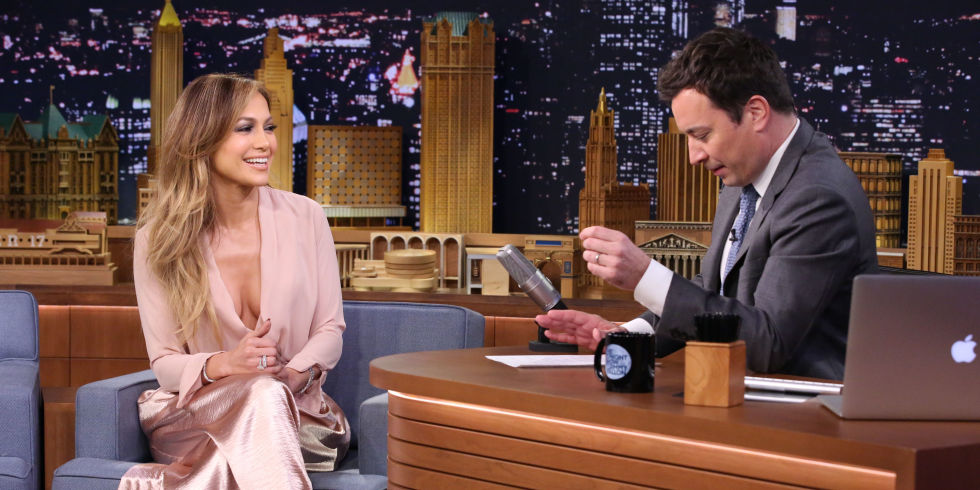
#> input picture Face Detection/Test_Images/Test8.jpg, 980 x 490 px
$ python 'Test(Frontal+Profile).py'
#> lines starting #> are read from the running program, lines starting #| are printed output that depends on the picture; after the words box and inside, x2 and y2 are one past the last pixel; in counts of white or black regions, pixels touching at a corner belong together
import cv2
import sys

#import face cascades
faceCascade1 = cv2.CascadeClassifier('../haarcascades/haarcascade_frontalface_alt2.xml')
faceCascade2 = cv2.CascadeClassifier('../haarcascades/haarcascade_frontalface_default.xml')
faceCascade3 = cv2.CascadeClassifier('../haarcascades/haarcascade_frontalface_alt.xml')
faceCascade5 = cv2.CascadeClassifier('../haarcascades/haarcascade_profileface.xml')
faceCascade6 = cv2.CascadeClassifier('../lbp_cascades/lbpcascade_profileface.xml')

frame = cv2.imread('Test_Images/Test8.jpg')
#> frame is the input picture: shape (490, 980, 3); mean B, G, R 72.7, 78.5, 106.7
gray = cv2.cvtColor(frame, cv2.COLOR_BGR2GRAY)
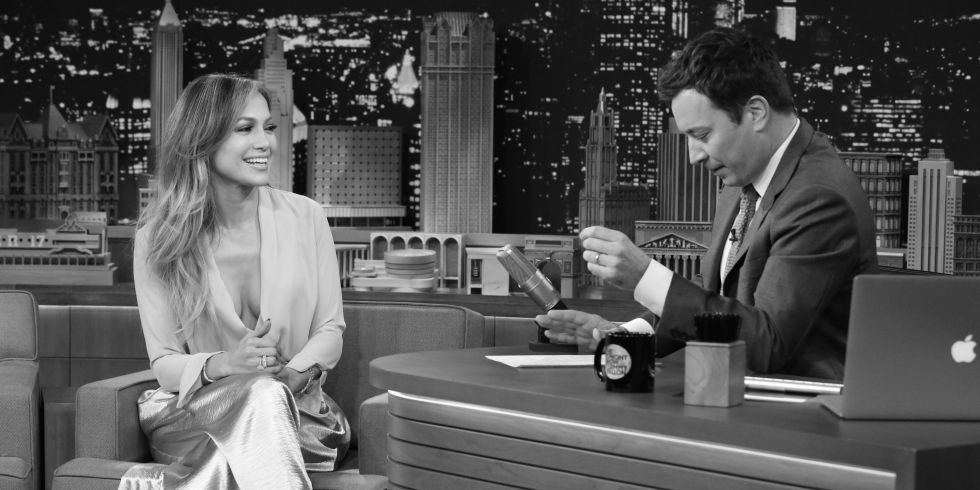
#> gray: shape (490, 980); min 0, max 255, mean 86.2

faces1 = faceCascade1.detectMultiScale(gray, 1.1, 5)
#> faces1 = [[219, 98, 79, 79]]
faces2 = faceCascade2.detectMultiScale(gray, 1.1, 5)
#> faces2 = [[602, 344, 34, 34], [217, 94, 86, 86]]
faces3 = faceCascade3.detectMultiScale(gray, 1.1, 5)
#> faces3 = [[220, 98, 78, 78]]
faces5 = faceCascade5.detectMultiScale(gray, 1.1, 5)
#> faces5 = ()
faces6 = faceCascade6.detectMultiScale(gray, 1.1, 5)
#> faces6 = ()

# Draw a rectangle around the faces
for (x, y, w, h) in faces1:
    cv2.rectangle(frame, (x, y), (x+w, y+h), (0, 0, 255), 2)
    roi_gray = gray[y:y+h, x:x+w]
    roi_color = frame[y:y+h, x:x+w]
#> this loop made 1 pass
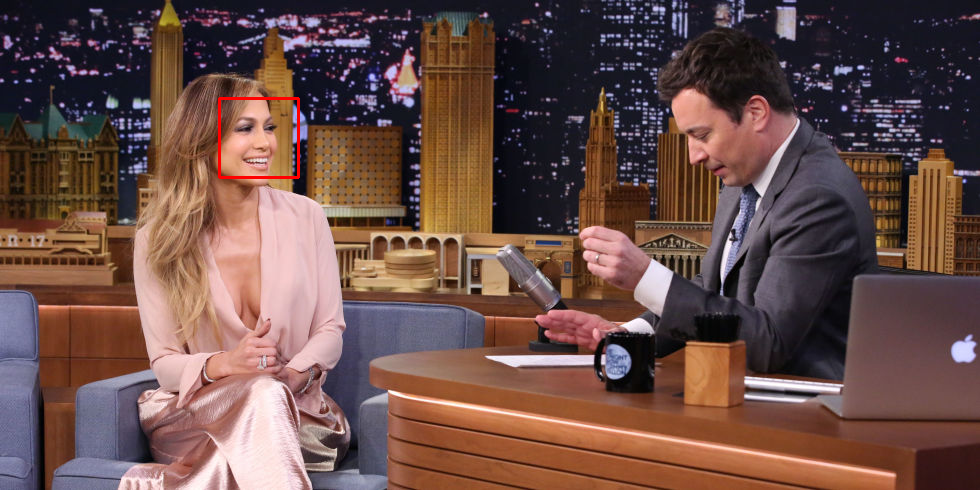
#> frame: shape (490, 980, 3); 0.2% of pixels changed, all inside (x1, y1, x2, y2) = (218, 97, 300, 179)
for (x, y, w, h) in faces2:
    cv2.rectangle(frame, (x, y), (x+w, y+h), (255, 0, 0), 2)
    roi_gray = gray[y:y+h, x:x+w]
    roi_color = frame[y:y+h, x:x+w]
#> this loop made 2 passes
#> pass 1, `roi_color = frame[y:y+h, x:x+w]`:
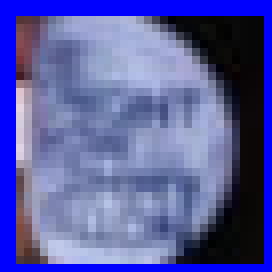
#> roi_color: shape (34, 34, 3) (shown 8 times larger); mean B, G, R 161.2, 91.7, 87.8
#> after the loop:
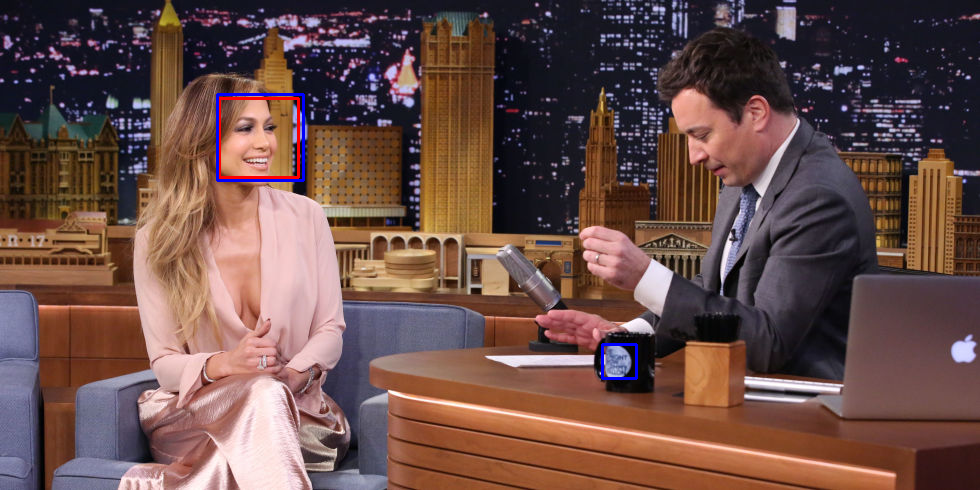
#> frame: shape (490, 980, 3); 0.3% of pixels changed, all inside (x1, y1, x2, y2) = (216, 93, 638, 380)
for (x, y, w, h) in faces3:
    cv2.rectangle(frame, (x, y), (x+w, y+h), (127, 128, 0), 2)
    roi_gray = gray[y:y+h, x:x+w]
    roi_color = frame[y:y+h, x:x+w]
#> this loop made 1 pass
#> pass 1, `roi_gray = gray[y:y+h, x:x+w]`:
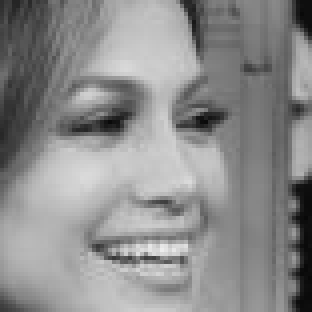
#> roi_gray: shape (78, 78) (shown 4 times larger); min 8, max 237, mean 140.2
#> pass 1, `roi_color = frame[y:y+h, x:x+w]`:
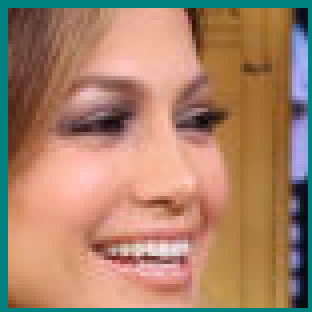
#> roi_color: shape (78, 78, 3) (shown 4 times larger); mean B, G, R 105.9, 130.1, 168.4
#> after the loop:
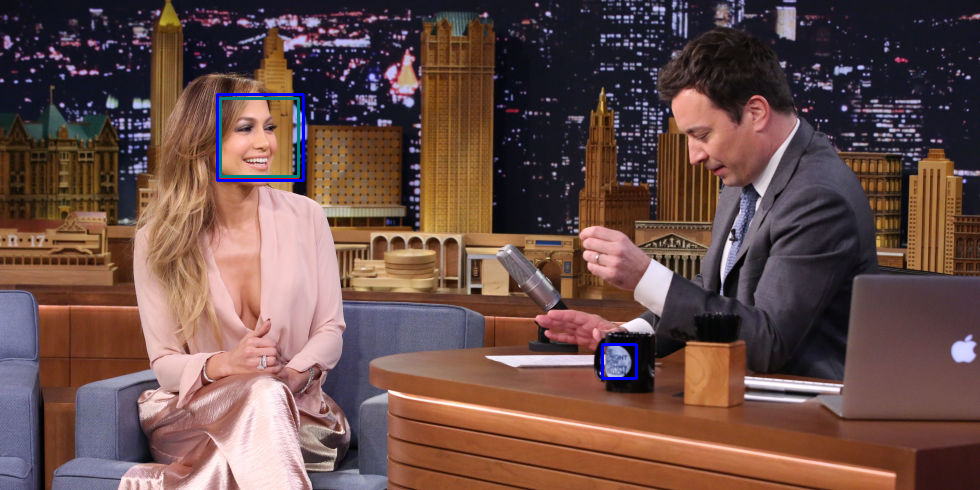
#> frame: shape (490, 980, 3); 0.19% of pixels changed, all inside (x1, y1, x2, y2) = (219, 97, 300, 178)
for (x, y, w, h) in faces5:
    cv2.rectangle(frame, (x, y), (x+w, y+h), (127, 128, 0), 2)
    roi_gray = gray[y:y+h, x:x+w]
    roi_color = frame[y:y+h, x:x+w]
#> this loop made 0 passes
for (x, y, w, h) in faces6:
    cv2.rectangle(frame, (x, y), (x+w, y+h), (127, 128, 0), 2)
    roi_gray = gray[y:y+h, x:x+w]
    roi_color = frame[y:y+h, x:x+w]
cv2.imwrite('Result_Images/Result8.jpg', frame);

$ run again, with Face Detection/Test_Images/Test2.jpg copied over Face Detection/Test_Images/Test8.jpg
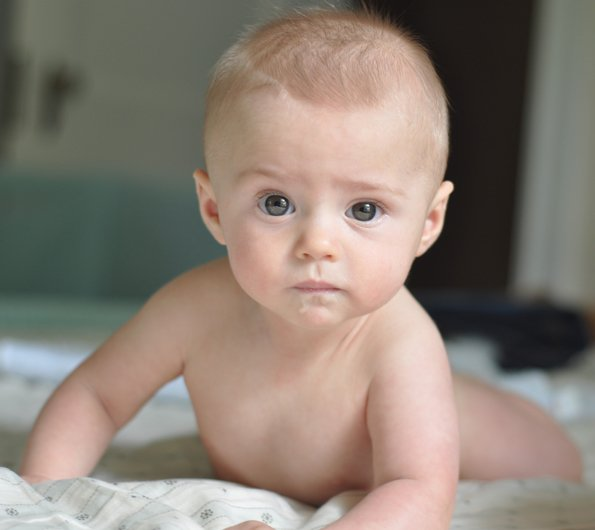
#> input picture Face Detection/Test_Images/Test2.jpg, 595 x 530 px
#> frame is the input picture: shape (530, 595, 3); mean B, G, R 116.8, 127.1, 138.8
#> faces1 = [[204, 114, 233, 233]]
#> faces2 = [[198, 112, 243, 243]]
#> faces3 = [[201, 110, 239, 239]]
#> faces5 = [[254, 116, 207, 207]]
#> faces6 = ()
#> the loop `for (x, y, w, h) in faces1:` made 1 pass
#> the loop `for (x, y, w, h) in faces2:` made 1 pass
#> the loop `for (x, y, w, h) in faces3:` made 1 pass
#> after the loop `for (x, y, w, h) in faces3:`:
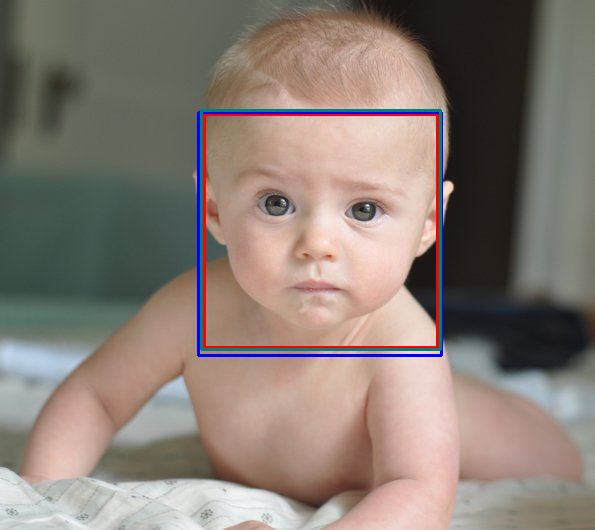
#> frame: shape (530, 595, 3); mean B, G, R 116.7, 124.9, 136.8
#> the loop `for (x, y, w, h) in faces5:` made 1 pass
#> after the loop `for (x, y, w, h) in faces5:`:
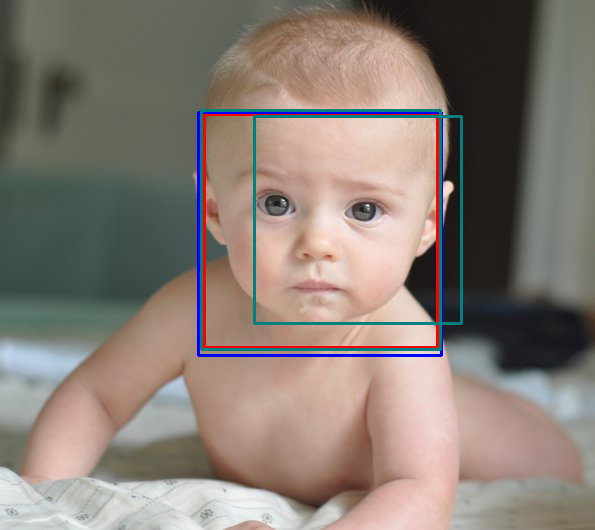
#> frame: shape (530, 595, 3); 0.78% of pixels changed, all inside (x1, y1, x2, y2) = (253, 115, 463, 325)

$ run again, with Face Detection/Test_Images/Test3.jpg copied over Face Detection/Test_Images/Test8.jpg
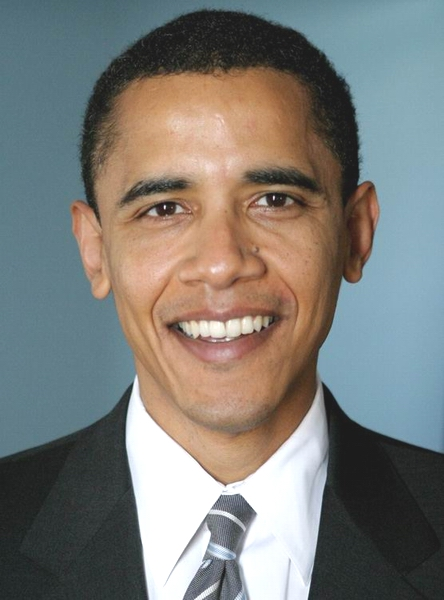
#> input picture Face Detection/Test_Images/Test3.jpg, 444 x 600 px
#> frame is the input picture: shape (600, 444, 3); mean B, G, R 119.8, 124.1, 124.8
#> faces1 = [[69, 84, 300, 300]]
#> faces2 = [[72, 89, 294, 294]]
#> faces3 = [[66, 85, 304, 304]]
#> faces5 = ()
#> the loop `for (x, y, w, h) in faces1:` made 1 pass
#> the loop `for (x, y, w, h) in faces2:` made 1 pass
#> after the loop `for (x, y, w, h) in faces2:`:
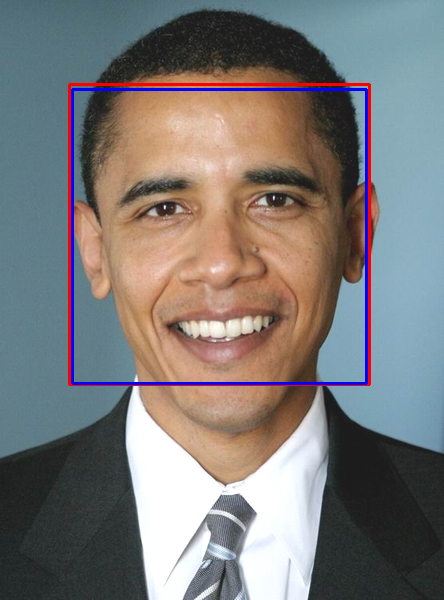
#> frame: shape (600, 444, 3); mean B, G, R 120.2, 121, 124.6
#> the loop `for (x, y, w, h) in faces3:` made 1 pass
#> after the loop `for (x, y, w, h) in faces3:`:
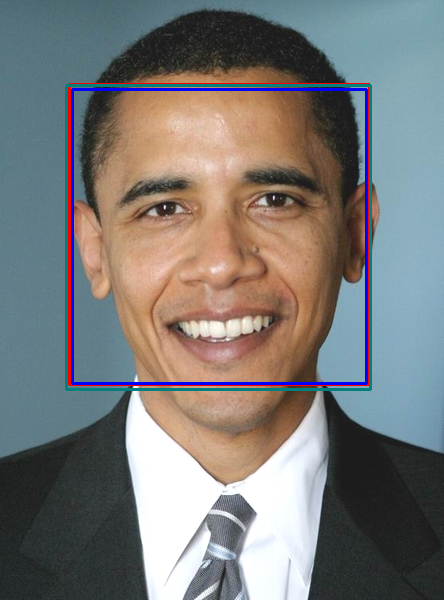
#> frame: shape (600, 444, 3); 1.37% of pixels changed, all inside (x1, y1, x2, y2) = (65, 84, 372, 391)

$ run again, with Face Detection/Test_Images/Test4.jpg copied over Face Detection/Test_Images/Test8.jpg
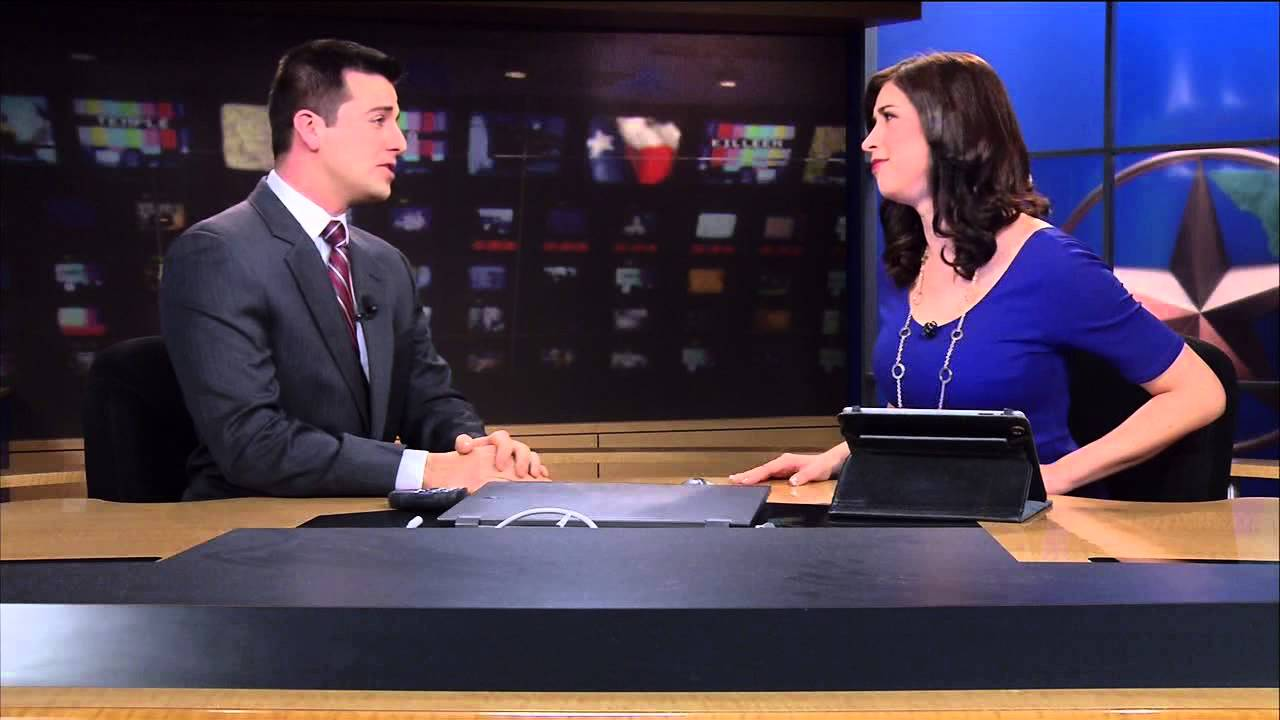
#> input picture Face Detection/Test_Images/Test4.jpg, 1280 x 720 px
#> frame is the input picture: shape (720, 1280, 3); mean B, G, R 79.6, 61, 73.1
#> faces1 = [[739, 121, 62, 62], [65, 92, 80, 80]]
#> faces2 = [[319, 78, 103, 103]]
#> faces3 = [[741, 122, 60, 60]]
#> faces5 = [[750, 119, 65, 65], [842, 74, 112, 112]]
#> faces6 = [[862, 87, 65, 110]]
#> the loop `for (x, y, w, h) in faces1:` made 2 passes
#> the loop `for (x, y, w, h) in faces2:` made 1 pass
#> the loop `for (x, y, w, h) in faces3:` made 1 pass
#> the loop `for (x, y, w, h) in faces5:` made 2 passes
#> the loop `for (x, y, w, h) in faces6:` made 1 pass
#> after the loop `for (x, y, w, h) in faces6:`:
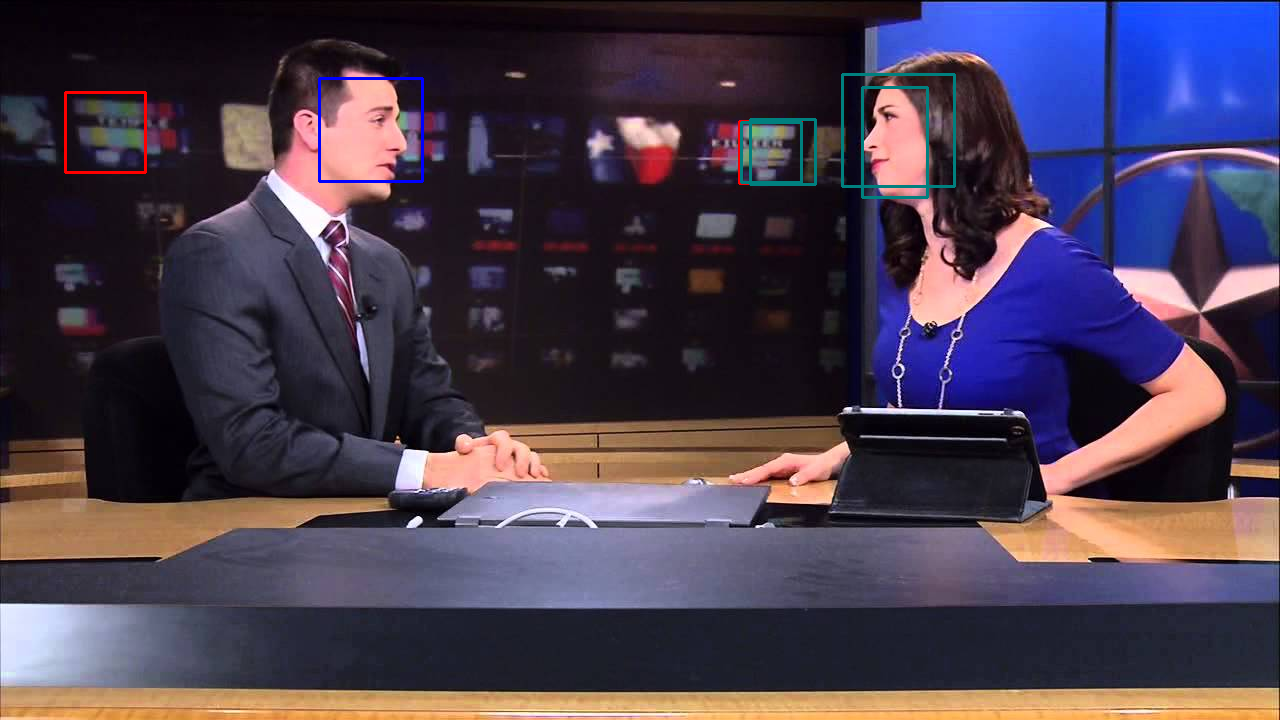
#> frame: shape (720, 1280, 3); mean B, G, R 80.1, 61.2, 72.9
